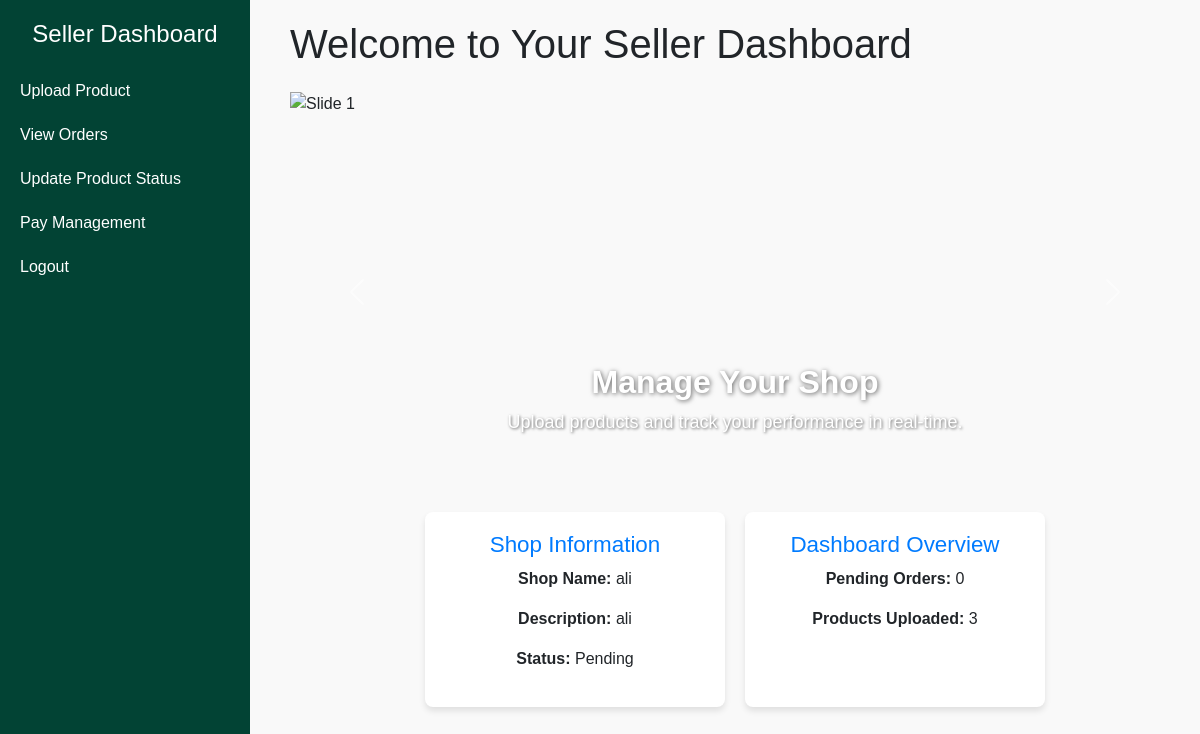
The page /seller_dashboard.php (signed in) on the database its author committed.
### tables this page shows
CREATE TABLE `shops` (
  `id` int(11) NOT NULL,
  `seller_id` int(11) DEFAULT NULL,
  `shop_name` varchar(255) DEFAULT NULL,
  `status` enum('pending','verified') DEFAULT 'pending',
  `created_at` timestamp NOT NULL DEFAULT current_timestamp(),
  `shop_description` text DEFAULT NULL,
  `shop_location` varchar(255) DEFAULT NULL
);

### seller_dashboard.php (the view, shortened to what this page needs)
<?php
require 'connection.php';
$user_id = $_SESSION['user_id'];
$query = "SELECT id, shop_name, shop_description, status FROM shops WHERE seller_id = ?";
$stmt = $conn->prepare($query);
$stmt->bind_param("i", $user_id);
$stmt->execute();
$shop_result = $stmt->get_result();
$shop = $shop_result->fetch_assoc();
$query_orders = "
    SELECT COUNT(*) AS pending_orders
    FROM orders o
    JOIN order_items oi ON o.id = oi.order_id
    JOIN products p ON oi.product_id = p.id
    WHERE p.seller_id = ? AND o.status = 'Pending'";
$stmt_orders = $conn->prepare($query_orders);
$stmt_orders->bind_param("i", $user_id);
$stmt_orders->execute();
$order_result = $stmt_orders->get_result();
$order_data = $order_result->fetch_assoc();
$query_products = "SELECT COUNT(*) AS total_products FROM products WHERE seller_id = ?";
$stmt_products = $conn->prepare($query_products);
$stmt_products->bind_param("i", $user_id);
$stmt_products->execute();
$product_result = $stmt_products->get_result();
$product_data = $product_result->fetch_assoc();
?>
<!DOCTYPE html>
<html lang="en">
<head>
    <link rel="stylesheet" href="https://cdn.jsdelivr.net/npm/bootstrap@5.3.3/dist/css/bootstrap.min.css">
</head>
<body>
    <div class="sidebar">
        <h2>Seller Dashboard</h2>
        <a href="upload_product.php">Upload Product</a>
        <a href="view_order.php">View Orders</a>
        <a href="update_product_status.php">Update Product Status</a>
        <a href="pay_management.php">Pay Management</a>
        <a href="logout.php">Logout</a>
    </div>
    <div class="main-content">
        <h1>Welcome to Your Seller Dashboard</h1>
        <div id="dashboardCarousel" class="carousel slide mt-4" data-bs-ride="carousel">
            <div class="carousel-inner">
                <div class="carousel-item active">
                    <img src="slide1.jpg" class="d-block w-100" alt="Slide 1">
                    <div class="carousel-caption d-none d-md-block">
                        <h5>Manage Your Shop</h5>
                        <p>Upload products and track your performance in real-time.</p>
                    </div>
                </div>
            </div>
            <button class="carousel-control-prev" type="button" data-bs-target="#dashboardCarousel" data-bs-slide="prev">
                <span class="carousel-control-prev-icon" aria-hidden="true"></span>
            </button>
            <button class="carousel-control-next" type="button" data-bs-target="#dashboardCarousel" data-bs-slide="next">
                <span class="carousel-control-next-icon" aria-hidden="true"></span>
            </button>
        </div>
        <div class="dashboard-container">
            <?php if ($shop): ?>
                <div class="dashboard-card">
                    <h3>Shop Information</h3>
                    <p><strong>Shop Name:</strong> <?php echo htmlspecialchars($shop['shop_name']); ?></p>
                    <p><strong>Description:</strong> <?php echo htmlspecialchars($shop['shop_description']); ?></p>
                    <p><strong>Status:</strong> <?php echo ucfirst(htmlspecialchars($shop['status'])); ?></p>
                </div>
            <?php endif; ?>
            <div class="dashboard-card">
                <h3>Dashboard Overview</h3>
                <p><strong>Pending Orders:</strong> <?php echo $order_data['pending_orders'] ?? 0; ?></p>
                <p><strong>Products Uploaded:</strong> <?php echo $product_data['total_products'] ?? 0; ?></p>
            </div>
        </div>
    </div>
</body>
</html>

### seller_dashboard.php (style rules this page uses)
body { font-family: Arial, sans-serif; margin: 0; padding: 0; background-color: #f9f9f9; }
.sidebar { height: 100%; width: 250px; position: fixed; top: 0; left: 0; background-color: #024334; padding-top: 20px; color: white; }
.sidebar h2 { text-align: center; margin-bottom: 20px; font-size: 24px; }
.sidebar a { display: block; color: white; padding: 10px 20px; text-decoration: none; font-size: 16px; transition: background-color 0.3s; }
.main-content { margin-left: 270px; padding: 20px; }
.dashboard-container { display: flex; flex-wrap: wrap; justify-content: center; gap: 20px; margin-top: 20px; }
.dashboard-card { background-color: #fff; border-radius: 8px; padding: 20px; width: 300px; text-align: center; box-shadow: 0 4px 6px rgba(0, 0, 0, 0.1); }
.dashboard-card h3 { font-size: 1.4rem; color: #007BFF; }
.carousel-inner img { height: 400px; object-fit: cover; }
.carousel-caption h5 { font-size: 32px; font-weight: bold; text-shadow: 1px 1px 5px rgba(0, 0, 0, 0.6); }
.carousel-caption p { font-size: 18px; text-shadow: 1px 1px 3px rgba(0, 0, 0, 0.6); }

### rows shown on the page
shops: shop_name "ali", shop_description "ali", status "Pending"

### other values the page prints
$order_data['pending_orders'] "0"
$product_data['total_products'] "3"
